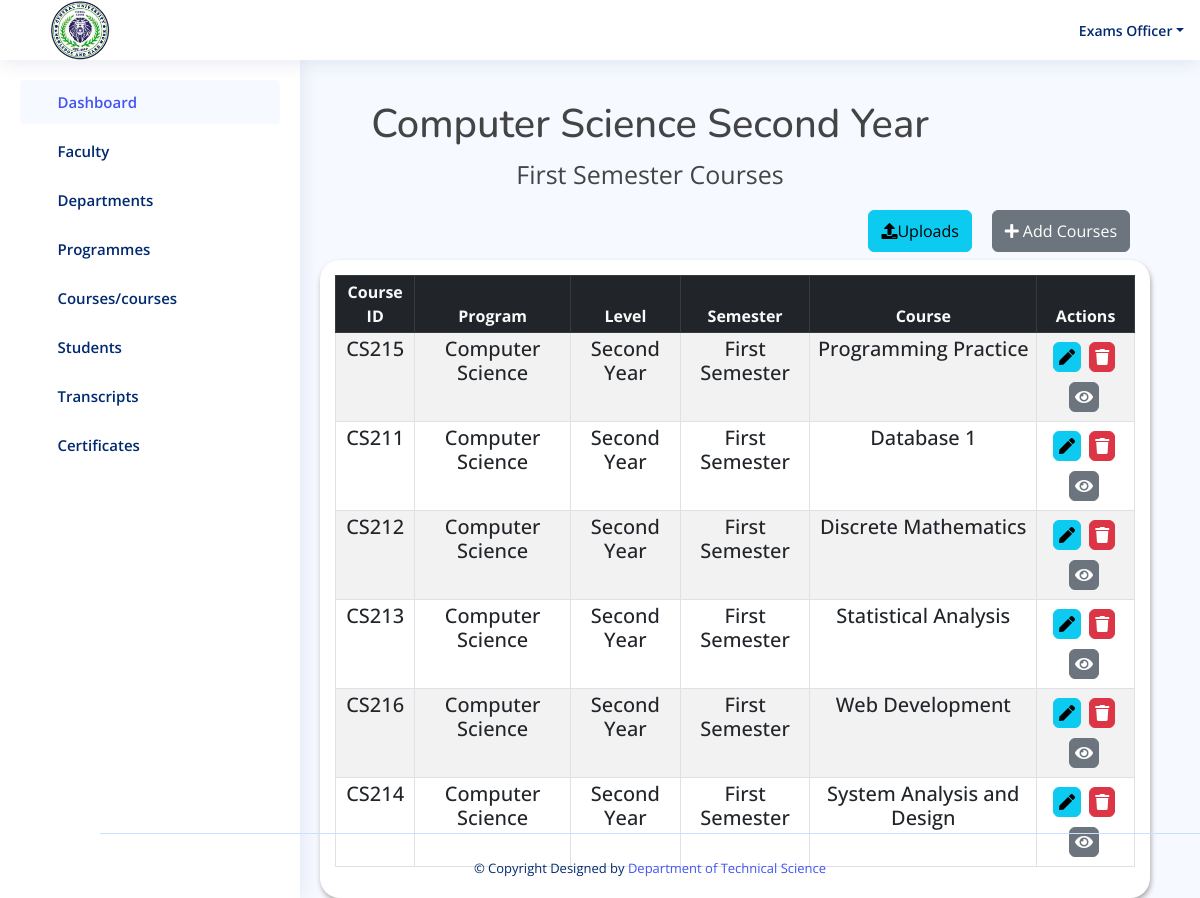
Screenshot of /result/year2_first_semester/ (signed in) with the database file from the repository.
### result/models.py (models this page shows, shortened)
class year2_semester1(models.Model):
    code = models.CharField(max_length=50, default='')
    program = models.ForeignKey(Program, on_delete=models.CASCADE)
    level = models.CharField(max_length=20, choices=YEAR2_LEVEL2)
    semester = models.CharField(max_length=20,choices=YEAR2_SEMESTER1)
    course = models.CharField(max_length=50)

class Program(models.Model):
    program = models.CharField(max_length=100)
    department = models.ForeignKey(Department, on_delete=models.CASCADE)
    def __str__(self):
        return self.program

### result/views.py (the view)
# urls.py: path('year2_first_semester/', views.year2_first_semester, name='year2_first_semester'),
@login_required(login_url='login')
def year2_first_semester(request):
    yr2_sem1 = year2_semester1.objects.all()
    if request.method == 'POST':
        form = CourseForm3(request.POST)
        if form.is_valid():
            course = form.cleaned_data['course']
            if year2_semester1.objects.filter(course=course).exists():
                messages.error(request, f"'{course}' already exists!")
                return redirect('year2_first_semester')  # Redirect back to the faculty page without saving the form
            form.save()
            messages.success(request, "Course has been added!")
            return redirect('year2_first_semester')
    else:
        form = CourseForm3()
    return render(request, 'result/year2_first_semester.html', {'yr2_sem1': yr2_sem1, 'form': form})

### templates/result/year2_first_semester.html (shortened to what this page needs)
{% load static %}
<!DOCTYPE html>
<html lang="en">
<head>
  <link href="https://cdn.datatables.net/v/bs5/jszip-2.5.0/dt-1.13.4/b-2.3.6/b-html5-2.3.6/b-print-2.3.6/datatables.min.css" rel="stylesheet"/>
   <link rel="stylesheet" href="https://cdnjs.cloudflare.com/ajax/libs/font-awesome/5.15.4/css/all.min.css" />
  <link href="{% static 'assets/vendor/bootstrap/css/bootstrap.min.css' %}" rel="stylesheet">
  <link href="{% static 'assets/vendor/bootstrap-icons/bootstrap-icons.css' %}" rel="stylesheet">
  <link href="{% static 'assets/vendor/boxicons/css/boxicons.min.css' %}" rel="stylesheet">
  <link href="{% static 'assets/vendor/quill/quill.snow.css' %}" rel="stylesheet">
  <link href="{% static 'assets/vendor/quill/quill.bubble.css' %}" rel="stylesheet">
  <link href="{% static 'assets/vendor/remixicon/remixicon.css' %}" rel="stylesheet">
  <link href="{% static 'assets/vendor/simple-datatables/style.css' %}" rel="stylesheet">
  <link href="{% static 'assets/style.css'%}" rel="stylesheet">
  <link rel="stylesheet" href="{% static 'assets/css/result.css' %}">
</head>
<body>
 <header id="header" class="header fixed-top d-flex align-items-center">
  <div class="d-flex align-items-center justify-content-between">
    <img style="width: 60px; margin-left: -250px; margin-right: 50px; margin-top: 30px; margin-bottom:30px;"  src="{% static 'assets/img/cusl.jpeg' %}" alt="">
    <i class="bi bi-list toggle-sidebar-btn"></i>
  </div>
  <nav class="header-nav ms-auto">
    <ul class="d-flex align-items-center">
      <li class="nav-item dropdown pe-3">
        <a class="nav-link nav-profile d-flex align-items-center pe-0" href="#" data-bs-toggle="dropdown">
          <span class="d-none d-md-block dropdown-toggle ps-2">Exams Officer</span>
        </a>
      </li>
    </ul>
  </nav>
</header>
 <aside id="sidebar" class="sidebar">
  <ul class="sidebar-nav" id="sidebar-nav">
    <li class="nav-item">
      <a class="nav-link " href="{% url 'admin1' %}">
        <i class="bi bi-grid"></i>
        <span>Dashboard</span>
      </a>
    </li>
    <li class="nav-item">
      <a class="nav-link collapsed" data-bs-target="#components-nav" data-bs-toggle="collapse" href="#">
        <i class="bi bi-menu-button-wide"></i><span>Faculty</span><i class="bi bi-chevron-down ms-auto"></i>
      </a>
    </li>
    <li class="nav-item">
      <a class="nav-link collapsed" data-bs-target="#forms-nav" data-bs-toggle="collapse" href="#">
        <i class="bi bi-journal-text"></i><span>Departments</span><i class="bi bi-chevron-down ms-auto"></i>
      </a>
    </li>
    <li class="nav-item">
      <a class="nav-link collapsed" data-bs-target="#tables-nav" data-bs-toggle="collapse" href="#">
        <i class="bi bi-layout-text-window-reverse"></i><span>Programmes</span><i class="bi bi-chevron-down ms-auto"></i>
      </a>
    </li>
    <li class="nav-item">
      <a class="nav-link collapsed" data-bs-target="#charts-nav" data-bs-toggle="collapse" href="#">
        <i class="bi bi-bar-chart"></i><span>Courses/courses</span><i class="bi bi-chevron-down ms-auto"></i>
      </a>
    </li>
    <li class="nav-item">
      <a class="nav-link collapsed" data-bs-target="#icon-nav" data-bs-toggle="collapse" href="#">
        <i class="bi bi-person"></i><span>Students</span><i class="bi bi-chevron-down ms-auto"></i>
      </a>
    </li>
    <li class="nav-item">
      <a class="nav-link collapsed" data-bs-target="#iconnavi" data-bs-toggle="collapse" href="#">
        <i class="bi bi-person"></i><span>Transcripts</span><i class="bi bi-chevron-down ms-auto"></i>
      </a>
    </li>
    <li class="nav-item">
      <a class="nav-link collapsed" data-bs-target="#iconnav" data-bs-toggle="collapse" href="#">
        <i class="bi bi-person"></i><span>Certificates</span><i class="bi bi-chevron-down ms-auto"></i>
      </a>
    </li>
  </ul>
</aside>
    <div class="container" style="margin-top:100px;">
      <div class="col-md-12">
        <h1 class="text-center" style="margin-left:100px;">Computer Science Second Year</h1>
        <p class="text-center" style="margin-left:100px; font-size: 25px;">First Semester Courses</p>
    </div>
        </div>
        <div class="row">
          <div class="col-md-12">
              <div class="d-flex justify-content-end">
                <a href="{% url 'upload_course3' %}" class="btn btn-info btn mb-2  py-2"
                   style="margin-right:20px;" type="submit">
                  <i class="fa fa-upload" aria-hidden="true"></i>Uploads</a>
                  <a href="" class="btn btn-secondary btn mb-2  py-2"
                  data-bs-toggle="modal" data-bs-target="#exampleModal" style="margin-right:70px;">
                  <i class="fas fa-plus">&nbsp;</i>Add Courses</a>
              </div>
          </div>
      </div>
        <div class="row ml-5 pl-5">
            <div class="col-12">
                <div class="data_table" style="margin-left:320px; margin-right: 50px;">
                    <table id="example" class="table table-striped table-bordered table-sm" >
                        <thead class="table-dark text-center text-light">
                            <tr>
                                <th  class="text-center">Course ID</th>
                                <th  class="text-center">Program</th>
                                <th  class="text-center">Level</th>
                                <th  class="text-center">Semester</th>
                                <th  class="text-center">Course</th>
                                <th  class="text-center">Actions</th>
                            </tr>
                        </thead>
                        <tbody  class="text-center h5">
                          {% for obj in yr2_sem1 %}
                            <tr>
                                <td>{{ obj.code }}</td>
                                <td>{{ obj.program }}</td>
                                <td>{{ obj.level }}</td>
                                <td>{{ obj.semester }}</td>
                                <td>{{ obj.course }}</td>
                                    <td>
                                        <a href="{% url 'edit_year2_first_semester' obj.id %}" class="btn btn-info" title="Edit Patient">
                                            <i class="fas fa-pen"></i>
                                        </a>
                                        <a href="{% url 'delete_year2_first_semester' obj.id %}"  class="btn btn-danger" title="Edit Patient">
                                            <i class="fas fa-trash"></i>
                                        </a>
                                        <a href="{% url 'view_year2_first_semester' obj.id %}"  class="btn btn-secondary" title="Edit Patient">
                                            <i class="fas fa-eye"></i>
                                        </a>
                                    </td>
                            </tr>
                            {% endfor %}
                        </tbody>
                    </table>
                </div>
            </div>
        </div>
  <footer id="footer" class="footer fixed-bottom" style="margin-left: 100px;">
    <div class="credits">
      &copy; Copyright  Designed by <a href="">Department of Technical Science</a>
    </div>
  </footer>
</body>
</html>

### static/assets/style.css (style rules this page uses)
:root { scroll-behavior: smooth; }
body { font-family: "Open Sans", sans-serif; background: #f6f9ff; color: #444444; }
a { color: #4154f1; text-decoration: none; }
h1, h2, h3, h4, h5, h6 { font-family: "Nunito", sans-serif; }
.header { transition: all 0.5s; z-index: 997; height: 60px; box-shadow: 0px 2px 20px rgba(1, 41, 112, 0.1); background-color: #fff; padding-left: 20px; }
.header .toggle-sidebar-btn { font-size: 32px; padding-left: 10px; cursor: pointer; color: #012970; }
.header-nav ul { list-style: none; }
.header-nav>ul { margin: 0; padding: 0; }
.header-nav .nav-profile { color: #012970; }
.header-nav .nav-profile span { font-size: 14px; font-weight: 600; }
.sidebar { position: fixed; top: 60px; left: 0; bottom: 0; width: 300px; z-index: 996; transition: all 0.3s; padding: 20px; overflow-y: auto; scrollbar-width: thin; scrollbar-color: #aab7cf transparent; box-shadow: 0px 0px 20px rgba(1, 41, 112, 0.1); background-color: #fff; }
@media (min-width: 1200px) { #main, #footer { margin-left: 300px; } }
.sidebar-nav { padding: 0; margin: 0; list-style: none; }
.sidebar-nav li { padding: 0; margin: 0; list-style: none; }
.sidebar-nav .nav-item { margin-bottom: 5px; }
.sidebar-nav .nav-link { display: flex; align-items: center; font-size: 15px; font-weight: 600; color: #4154f1; transition: 0.3; background: #f6f9ff; padding: 10px 15px; border-radius: 4px; }
.sidebar-nav .nav-link i { font-size: 16px; margin-right: 10px; color: #4154f1; }
.sidebar-nav .nav-link.collapsed { color: #012970; background: #fff; }
.sidebar-nav .nav-link.collapsed i { color: #899bbd; }
.sidebar-nav .nav-link .bi-chevron-down { margin-right: 0; transition: transform 0.2s ease-in-out; }
.footer { padding: 20px 0; font-size: 14px; transition: all 0.3s; border-top: 1px solid #cddfff; }
.footer .credits { padding-top: 5px; text-align: center; font-size: 13px; color: #012970; }

### static/assets/css/result.css (style rules this page uses)
.data_table { background: #fff; padding: 15px; box-shadow: 1px 3px 5px #aaa; border-radius: 20px; }
.data_table .btn { padding: 2px 5px; margin: 5px 3px 5px 0; }

### rows the page displays
year2_semester1: code "CS215", program "Computer Science", level "Second Year", semester "First Semester", course "Programming Practice"
year2_semester1: code "CS211", program "Computer Science", level "Second Year", semester "First Semester", course "Database 1"
year2_semester1: code "CS212", program "Computer Science", level "Second Year", semester "First Semester", course "Discrete Mathematics"
year2_semester1: code "CS213", program "Computer Science", level "Second Year", semester "First Semester", course "Statistical Analysis"
year2_semester1: code "CS216", program "Computer Science", level "Second Year", semester "First Semester", course "Web Development"
year2_semester1: code "CS214", program "Computer Science", level "Second Year", semester "First Semester", course "System Analysis and Design"
